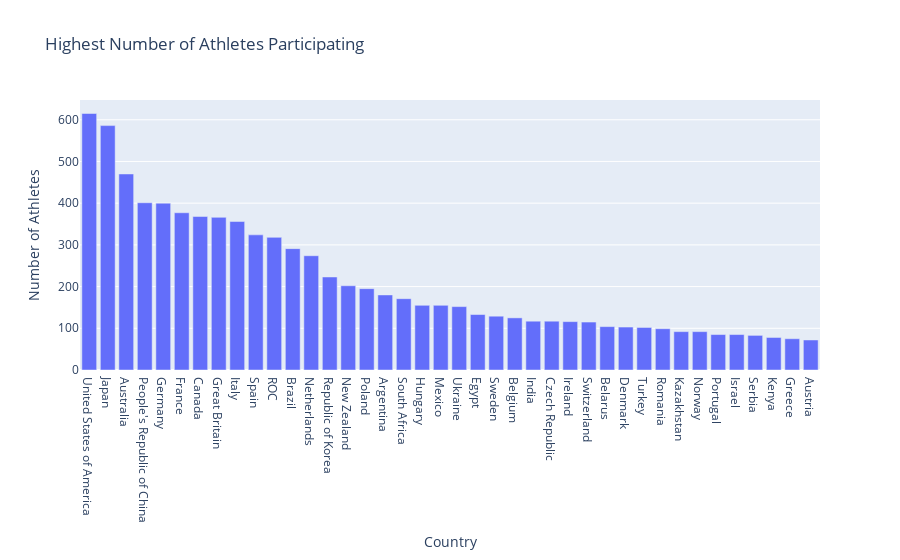
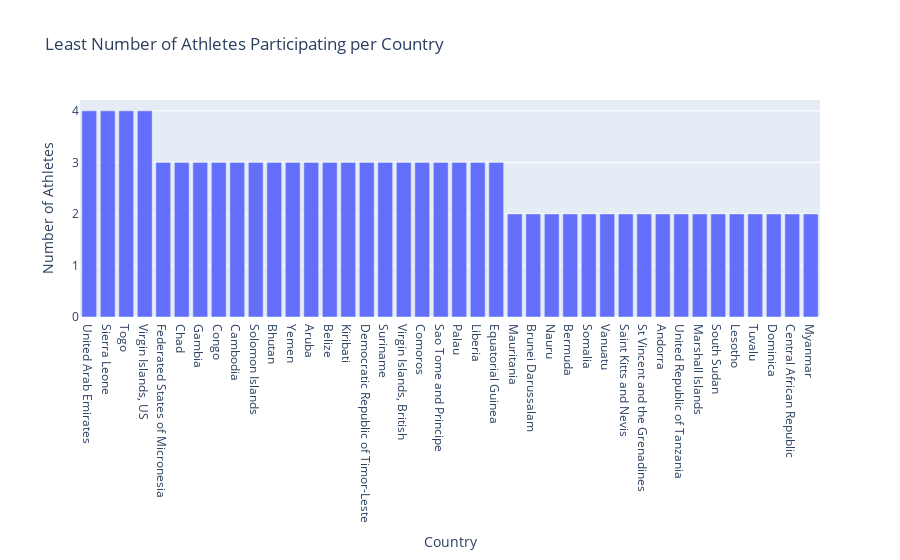

Notebook cell for these charts, in order:
### Markdown cell above
### 1. Number of athletes & coaches in each country

### Code cell
import plotly.express as px

athletes_per_country = athletes_df['NOC'].value_counts().reset_index()
print(athletes_per_country.head(10))

fig = px.bar(athletes_per_country.head(40), x='NOC', y='count', title='Highest Number of Athletes Participating')
fig.update_layout(xaxis_title='Country', yaxis_title='Number of Athletes')
fig.show()

fig = px.bar(athletes_per_country.tail(40), x='NOC', y='count', title='Least Number of Athletes Participating per Country')
fig.update_layout(xaxis_title='Country', yaxis_title='Number of Athletes')
fig.show()

### Figure 1 — Plotly figure (JSON) as saved in the notebook; plotly's stock layout.template omitted (floating-point values rounded to 4 significant figures)
{"data": [{"alignmentgroup": "True", "hovertemplate": "NOC=%{x}<br>count=%{y}<extra></extra>", "legendgroup": "", "marker": {"color": "#636efa", "pattern": {"shape": ""}}, "name": "", "offsetgroup": "", "orientation": "v", "showlegend": false, "textposition": "auto", "type": "bar", "x": ["United States of America", "Japan", "Australia", "People's Republic of China", "Germany", "France", "Canada", "Great Britain", "Italy", "Spain", "ROC", "Brazil", "Netherlands", "Republic of Korea", "New Zealand", "Poland", "Argentina", "South Africa", "Hungary", "Mexico", "Ukraine", "Egypt", "Sweden", "Belgium", "India", "Czech Republic", "Ireland", "Switzerland", "Belarus", "Denmark", "Turkey", "Romania", "Kazakhstan", "Norway", "Portugal", "Israel", "Serbia", "Kenya", "Greece", "Austria"], "xaxis": "x", "y": [615, 586, 470, 401, 400, 377, 368, 366, 356, 324, 318, 291, 274, 223, 202, 195, 180, 171, 155, 155, 152, 133, 129, 125, 117, 117, 116, 115, 104, 103, 102, 99, 92, 92, 85, 85, 83, 78, 75, 72], "yaxis": "y"}], "layout": {"barmode": "relative", "legend": {"tracegroupgap": 0}, "title": {"text": "Highest Number of Athletes Participating"}, "xaxis": {"anchor": "y", "domain": [0, 1], "title": {"text": "Country"}}, "yaxis": {"anchor": "x", "domain": [0, 1], "title": {"text": "Number of Athletes"}}}}

### Figure 2 — Plotly figure (JSON) as saved in the notebook; plotly's stock layout.template omitted (floating-point values rounded to 4 significant figures)
{"data": [{"alignmentgroup": "True", "hovertemplate": "NOC=%{x}<br>count=%{y}<extra></extra>", "legendgroup": "", "marker": {"color": "#636efa", "pattern": {"shape": ""}}, "name": "", "offsetgroup": "", "orientation": "v", "showlegend": false, "textposition": "auto", "type": "bar", "x": ["United Arab Emirates", "Sierra Leone", "Togo", "Virgin Islands, US", "Federated States of Micronesia", "Chad", "Gambia", "Congo", "Cambodia", "Solomon Islands", "Bhutan", "Yemen", "Aruba", "Belize", "Kiribati", "Democratic Republic of Timor-Leste", "Suriname", "Virgin Islands, British", "Comoros", "Sao Tome and Principe", "Palau", "Liberia", "Equatorial Guinea", "Mauritania", "Brunei Darussalam", "Nauru", "Bermuda", "Somalia", "Vanuatu", "Saint Kitts and Nevis", "St Vincent and the Grenadines", "Andorra", "United Republic of Tanzania", "Marshall Islands", "South Sudan", "Lesotho", "Tuvalu", "Dominica", "Central African Republic", "Myanmar"], "xaxis": "x", "y": [4, 4, 4, 4, 3, 3, 3, 3, 3, 3, 3, 3, 3, 3, 3, 3, 3, 3, 3, 3, 3, 3, 3, 2, 2, 2, 2, 2, 2, 2, 2, 2, 2, 2, 2, 2, 2, 2, 2, 2], "yaxis": "y"}], "layout": {"barmode": "relative", "legend": {"tracegroupgap": 0}, "title": {"text": "Least Number of Athletes Participating per Country"}, "xaxis": {"anchor": "y", "domain": [0, 1], "title": {"text": "Country"}}, "yaxis": {"anchor": "x", "domain": [0, 1], "title": {"text": "Number of Athletes"}}}}
